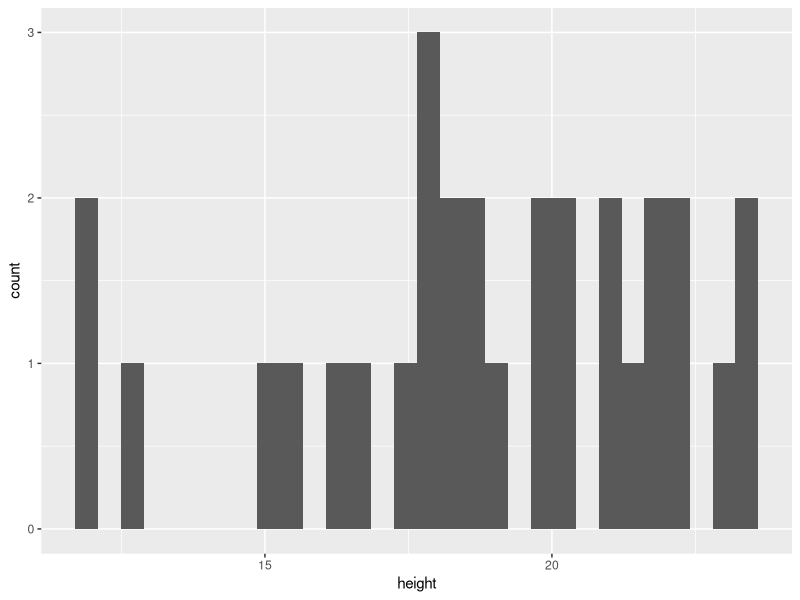
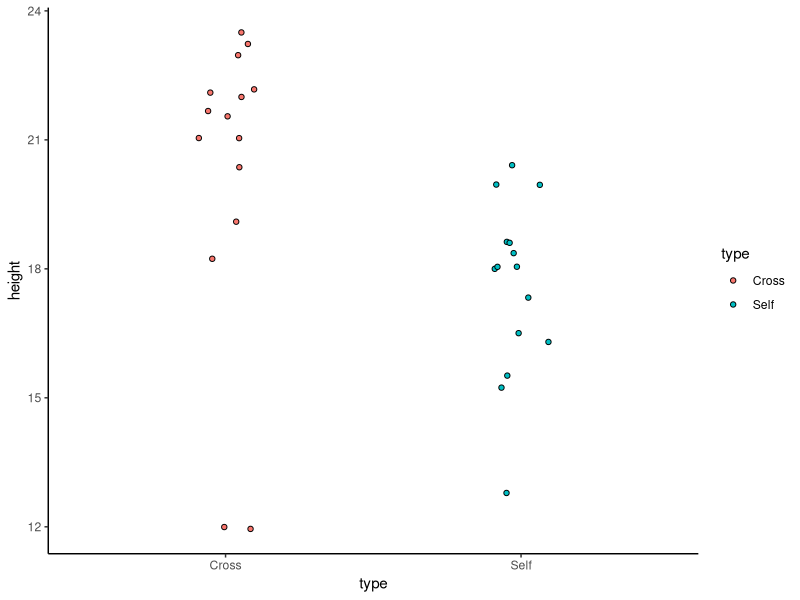
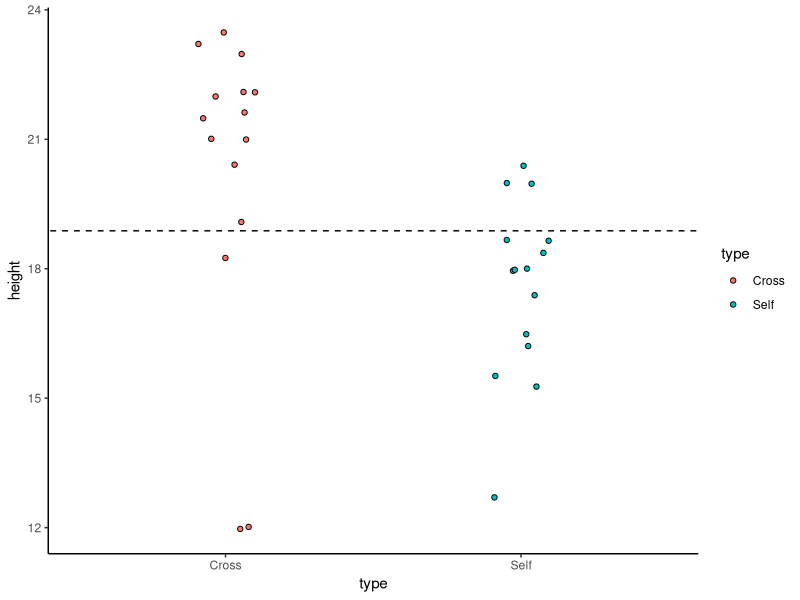
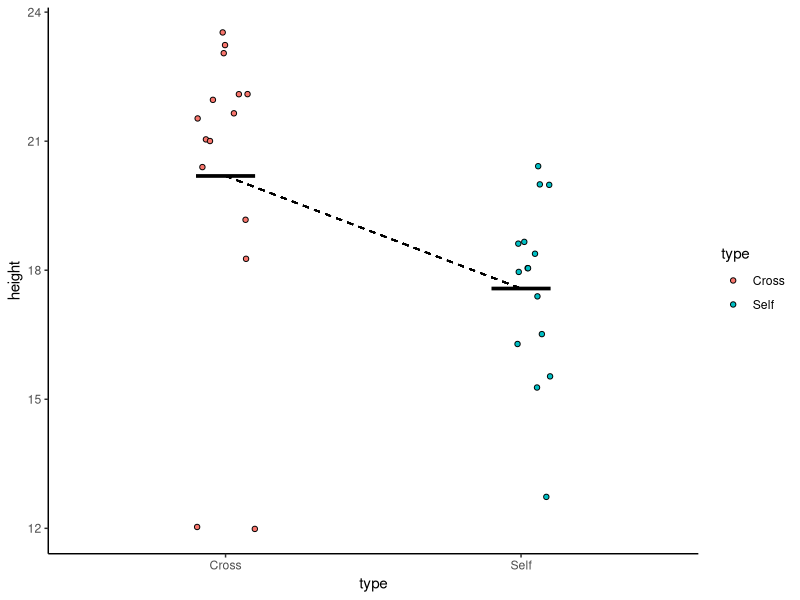

The R source for these figures, in order: (Note: this script raises an error after producing the figures.)
## ---- chunk 1
knitr::opts_chunk$set(echo = TRUE)
library(tidyverse)
library(skimr)
library(rstatix)
## ---- chunk 2
darwin <- read_csv("Data/darwin.csv")

## ---- chunk 3
darwin <- darwin %>% 
  pivot_longer(cols=c("Self":"Cross"), 
               names_to="type", 
               values_to="height")
## ---- chunk 4
darwin %>% 
  ggplot(aes(x=height))+geom_histogram()


## a histogram shows the distributions of raw counts, but remember a density plot would show distributions as a Proportion of each groups total.

## ---- chunk 5
darwin %>% 
  ggplot(aes(x=type, 
             y=height))+
  geom_jitter(width=0.1, 
              pch=21, 
              aes(fill=type))+
  theme_classic()

## ---- chunk 6
model1 <- lm(height~1, data=darwin)
model1
## ---- chunk 7
darwin %>% 
  ggplot(aes(x=type, 
             y=height))+
  geom_jitter(width=0.1, 
              pch=21, 
              aes(fill=type))+
  theme_classic()+
  geom_abline(intercept=18.88, 
              slope=0, 
              linetype="dashed")

## ---- chunk 8
model2 <- lm(height~type, data=darwin)
model2
## ---- chunk 9
darwin %>% 
  group_by(type) %>% 
  summarise(mean=mean(height))

## ---- chunk 10
20.19167-17.575
## ---- chunk 11
darwin %>% 
  ggplot(aes(x=type, 
             y=height))+
   geom_jitter(width=0.1, 
              pch=21, 
              aes(fill=type))+
  theme_classic()+
  geom_segment(aes(x=1, xend=2, y=20.192, yend=20.192-2.617), linetype="dashed")+
  stat_summary(fun.y=mean, geom="crossbar", width=0.2)
  
 
## ---- chunk 12
darwin_relevel <- darwin %>% 
  mutate(type=factor(type, 
                     levels=c("Self",
                              "Cross")))

lm(height~type, data=darwin_relevel)
## ---- chunk 13
knitr::include_graphics("img/model_summary.png")
## ---- chunk 14
anova_test(height~type, data=darwin)

## ---- chunk 15
pf(q=5.9395, df1=1, df2=28, lower.tail=FALSE)
